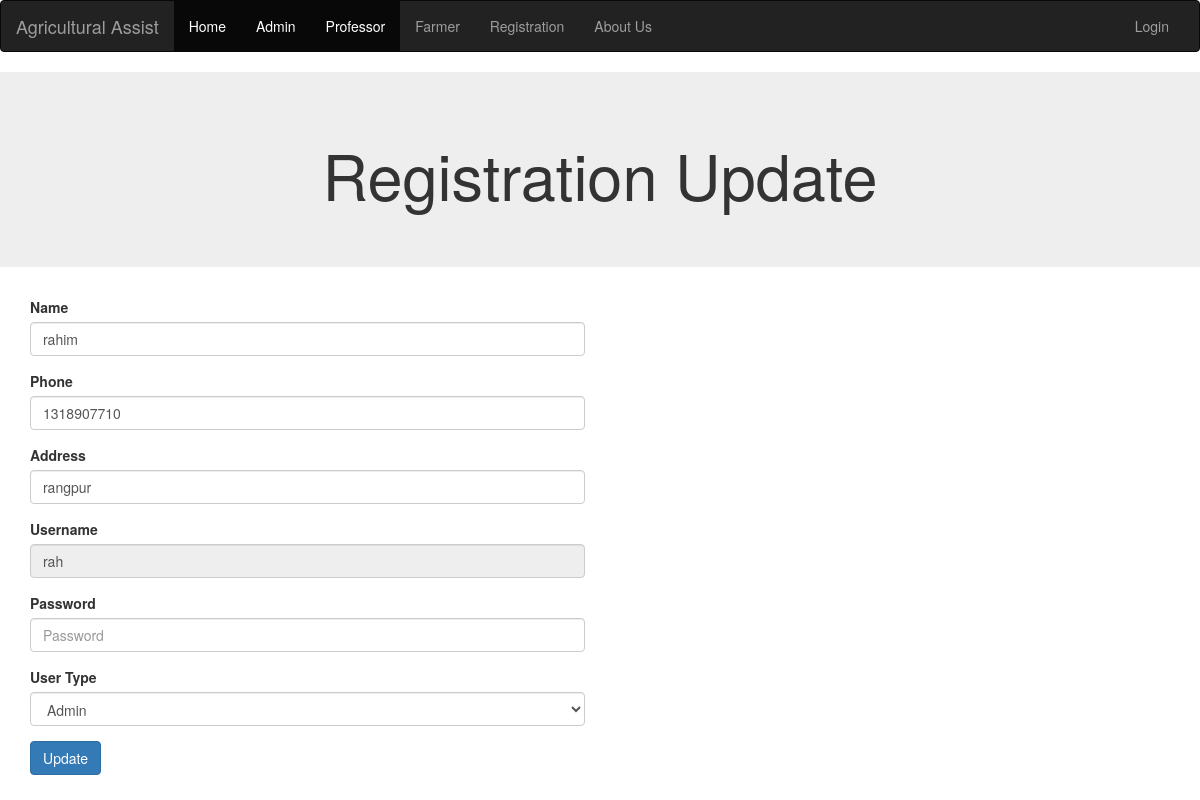
Page /user_edit.php?id=8 on the committed database.
### tables this page shows
CREATE TABLE `registration` (
  `id` int(50) NOT NULL,
  `name` varchar(50) NOT NULL,
  `contact` int(50) NOT NULL,
  `address` varchar(50) NOT NULL,
  `username` varchar(50) NOT NULL,
  `password` varchar(50) NOT NULL,
  `user_type` varchar(128) DEFAULT NULL
);

### user_edit.php (the view, shortened to what this page needs)
<?php
include('header.php');
include('db_connection.php');
$user_id = $_GET['id'];
$sql = "SELECT * FROM registration where id = " . $user_id;
$result = $conn->query($sql);
$row = $result->fetch_assoc();
?>
<div class="jumbotron">
	<div class="container text-center">
		<h1>Registration Update</h1>
	</div>
</div>
<div class="container">
	<div class="row justify-content-md-center">
		<div class="col col-lg-6">
			<form method="post" action="">
				<div class="form-group">
					<label>Name</label>
					<input type="text" name="name" value="<?php echo $row['name']; ?>" class="form-control" placeholder="Enter name" required>
				</div>
				<div class="form-group">
					<label>Phone</label>
					<input type="text" name="phone" value="<?php echo $row['contact']; ?>" class="form-control" placeholder="Enter contact phone" required>
				</div>
				<div class="form-group">
					<label>Address</label>
					<input type="text" name="address" value="<?php echo $row['address']; ?>" class="form-control" placeholder="Enter address">
				</div>
				<div class="form-group">
					<label>Username</label>
					<input type="text" name="username" value="<?php echo $row['username']; ?>" readonly class="form-control" placeholder="Enter username">
				</div>
				<div class="form-group">
					<label>Password</label>
					<input type="password" name="password" class="form-control" placeholder="Password">
				</div>
				<div class="form-group">
					<label>User Type</label>
					<select class="form-control" name="user_type" required>
						<option value="Admin">Admin</option>
					</select>
				</div>
				<button type="submit" class="btn btn-primary">Update</button>
			</form>
		</div>
	</div>
</div>
</body>
</html>

### rows in the picture
registration: name "rahim", phone "1318907710", address "rangpur", username "rah"
